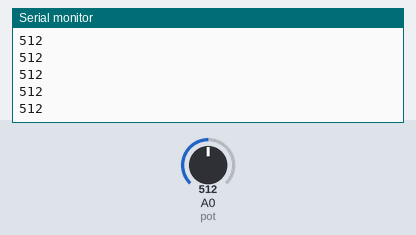
A sketch run on a simulated Arduino Uno, built with avr-gcc and run on an emulated ATmega328P. On the bench: the last lines printed to the serial monitor. The test bench sets the inputs (shaded band); at power-on: A0 (pot) = 512.

Above: at 1.2 s.
1.3 s: A0 (pot) set to 716
At 1.8 s:
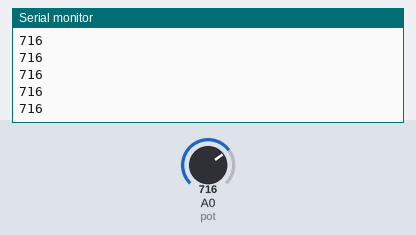
2.8 s: A0 (pot) set to 900
At 3.5 s:
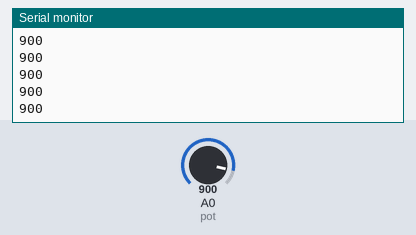
Timing chart, 0 to 5.8 s (numbered marks = the images above; inputs shaded):
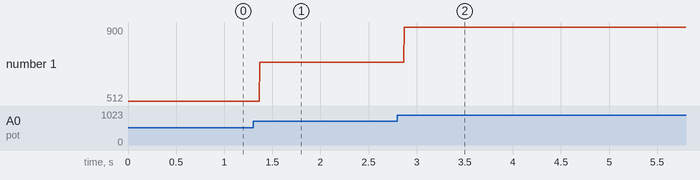

The sketch:

sketch_may23b.ino
```cpp
int pot=A0;
void setup() {
  Serial.begin(9600);
  pinMode(pot,INPUT);


}

void loop() {
  int value=analogRead(pot);
  Serial.println(value);

}
```

Measured:
- after the input at 1.3 s, the serial monitor: prints a new line after 0.07 s (image 1)
- after the input at 2.8 s, the serial monitor: prints a new line after 0.07 s (image 2)
- plotted number 1: 512 → 716 after the input at 1.3 s, 716 → 900 after the input at 2.8 s
